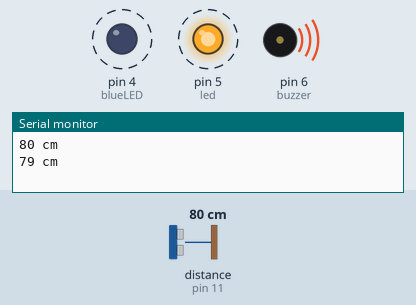
Simulated run of this sketch. Board: Arduino Uno, built with avr-gcc and run on an emulated ATmega328P. Shown: output pins drawn as LEDs (lit = HIGH), buzzer (waves = sounding), the last lines printed to the serial monitor. Wiring (inferred from the names in the program): ultrasonic range finder: trigger pin 10; echo pin 11. Dashed ring = blinking. The inputs (shaded band) are chosen by the test bench; at power-on: distance to the obstacle (sensor on pin 11) 80 cm. The echo pulse lasts 58.3 µs per cm; pins used as bus, display or sensor lines are not drawn.

Above: at 0.86 s.
1.5 s: distance to the obstacle (sensor on pin 11) set to 96 cm
4.8 s: distance to the obstacle (sensor on pin 11) set to 104 cm
At 5.6 s:
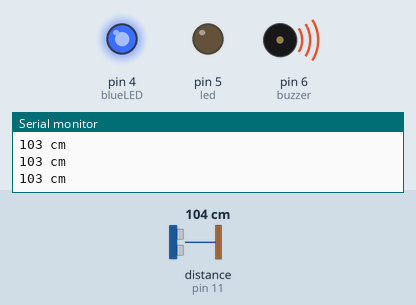
6.4 s: distance to the obstacle (sensor on pin 11) set to 2 cm
At 6.94 s:
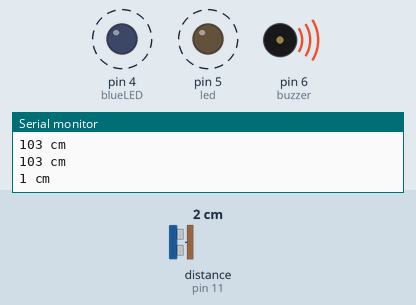
Timing chart, 0 to 15.7 s (numbered marks = the images above; inputs shaded):
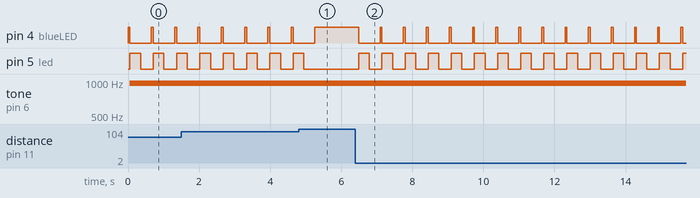

Measured:
- the behaviour switches between 101 and 102 cm on distance to the obstacle (sensor on pin 11) (found by bisection; images 0 and 1)
- after the input at 4.8 s, pin 4 (blueLED): goes on until 5.2 s, then stays HIGH; pin 5 (led): goes on until 4.9 s, then stays LOW
- after the input at 6.4 s, pin 4 (blueLED): alternates HIGH for 0.05 s and LOW for 0.60 s, starting after 0.09 s; pin 5 (led): alternates HIGH for 0.30 s and LOW for 0.35 s, starting after 0.09 s
- by itself, pin 4 (blueLED): alternates HIGH for 0.06 s and LOW for 0.60 s
- by itself, pin 5 (led): alternates HIGH for 0.30 s and LOW for 0.36 s

The sketch:

blindTest.ino
```cpp
int trigPin = 10; // grey
int echoPin = 11; // purple
long duration,cm,inches=0;
int buzzer = 6;
int led = 5;
int blueLED=4;

void setup() {
  Serial.begin(9600);
  pinMode(trigPin,OUTPUT);
  pinMode(echoPin,INPUT);
  pinMode(buzzer,OUTPUT);
  pinMode(led,OUTPUT);
  pinMode(blueLED,OUTPUT);

  digitalWrite(trigPin,LOW);
  delayMicroseconds(5);

}

void loop() {
  cm=0;

  //set up the ultrasonic
  digitalWrite(trigPin,HIGH);
  delayMicroseconds(10);
  digitalWrite(trigPin,LOW);
  digitalWrite(blueLED,HIGH);

  duration = pulseIn(echoPin,HIGH);

  cm = (duration/2) / 29.1;

  Serial.print(cm);
  Serial.print(" cm \n");
  delay(50);

  if(cm<=100 && cm>=80){
      digitalWrite(blueLED,LOW);
      analogWrite(buzzer,50);
      digitalWrite(led,HIGH);
      delay(300);

      digitalWrite(buzzer,LOW);
      digitalWrite(led,LOW);
      delay(300);
    }else if(cm<=80 && cm>=60){
      digitalWrite(blueLED,LOW);
      analogWrite(buzzer,100);
      digitalWrite(led,HIGH);
      delay(300);

      digitalWrite(buzzer,LOW);
      digitalWrite(led,LOW);
      delay(300);
    }else if(cm<=60 && cm>=40){
      digitalWrite(blueLED,LOW);
      analogWrite(buzzer,150);
      digitalWrite(led,HIGH);
      delay(300);

      digitalWrite(buzzer,LOW);
      digitalWrite(led,LOW);
      delay(300);
    }else if(cm<=40 && cm>=20){
      digitalWrite(blueLED,LOW);
      analogWrite(buzzer,200);
      digitalWrite(led,HIGH);
      delay(300);

      digitalWrite(buzzer,LOW);
      digitalWrite(led,LOW);
      delay(300);
    }else if(cm<=20 && cm>=0){
      digitalWrite(blueLED,LOW);
      analogWrite(buzzer,255);
      digitalWrite(led,HIGH);
      delay(300);

      digitalWrite(buzzer,LOW);
      digitalWrite(led,LOW);
      delay(300);
    }else{
      digitalWrite(buzzer,LOW);
      digitalWrite(led,LOW);
      cm=0;
    }


}
```
